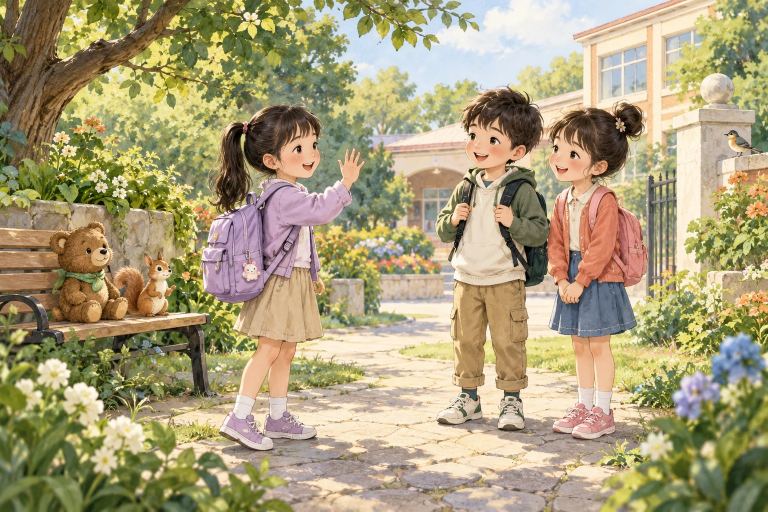
#> input picture english/illustrations/u1.webp, 1536 x 1024 px, found by its file name (shown at 1/2 size); its folder holds 4 pictures in this run
$ python pack-miniprogram-images.py ../english/illustrations
#> lines starting #> are read from the running program, lines starting #| are printed output that depends on the picture
"""Pack reviewed artwork for native miniapp; requires Python 3 and Pillow."""
import json
import sys
from pathlib import Path
from PIL import Image

root = Path(sys.argv[1])
assets = {}
for folder in ('units', 'words'):
    (root / 'miniprogram/assets' / folder).mkdir(parents=True, exist_ok=True)
for unit in range(1, 7):
    source = root / f'english/illustrations/u{unit}.webp'
    destination = f'/assets/units/u{unit}.webp'
    with Image.open(source) as image:
#> image is the input picture: PIL image 1536x1024 RGB; mean R, G, B 169.7, 158, 121.3
        image.thumbnail((560, 400))
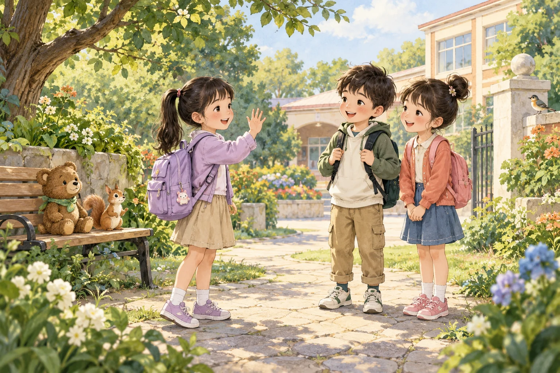
#> image: PIL image 560x373 RGB; mean R, G, B 169.7, 158, 121.3
        image.save(root / ('miniprogram' + destination), 'WEBP', quality=75, method=4)
    assets[f'/english/illustrations/u{unit}.webp'] = destination
#> pass 2 of the loop `for unit in range(1, 7):`:
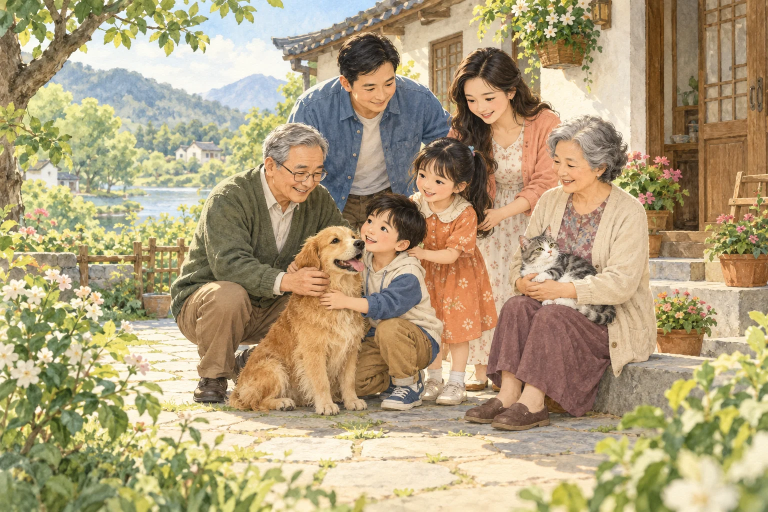
#> input picture english/illustrations/u2.webp, 1536 x 1024 px, found by its file name (shown at 1/2 size)
#> image is the input picture: PIL image 1536x1024 RGB; mean R, G, B 175.5, 159, 123.6
#> `image.thumbnail((560, 400))`:
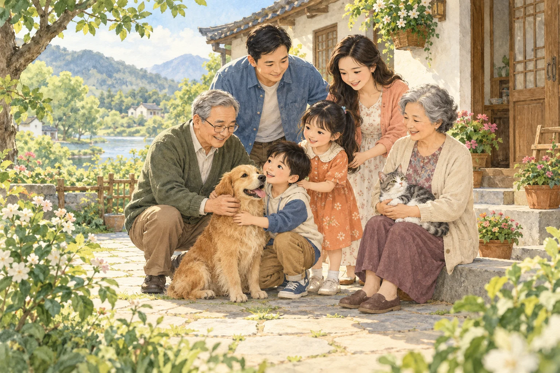
#> image: PIL image 560x373 RGB; mean R, G, B 175.5, 159, 123.6
#> pass 3 of the loop `for unit in range(1, 7):`:
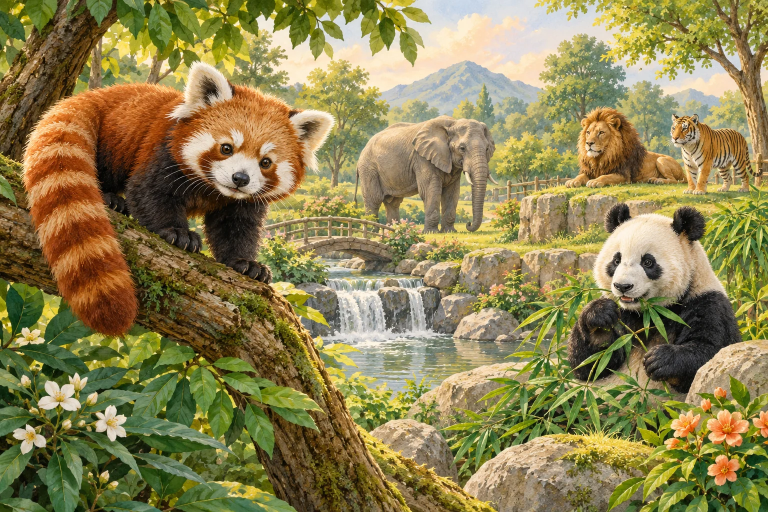
#> input picture english/illustrations/u3.webp, 1536 x 1024 px, found by its file name (shown at 1/2 size)
#> image is the input picture: PIL image 1536x1024 RGB; mean R, G, B 141.1, 130.1, 80.7
#> `image.thumbnail((560, 400))`:
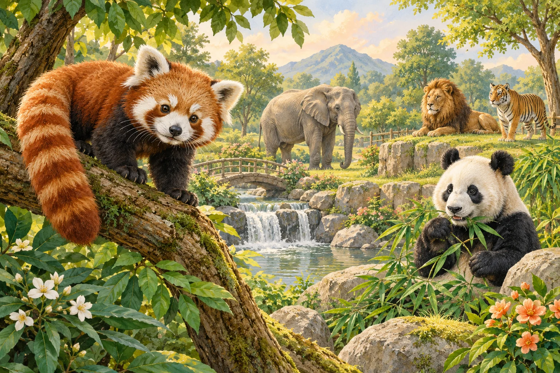
#> image: PIL image 560x373 RGB; mean R, G, B 141.1, 130.1, 80.7
#> (the run stopped early here; a loop or call above may not have finished)
